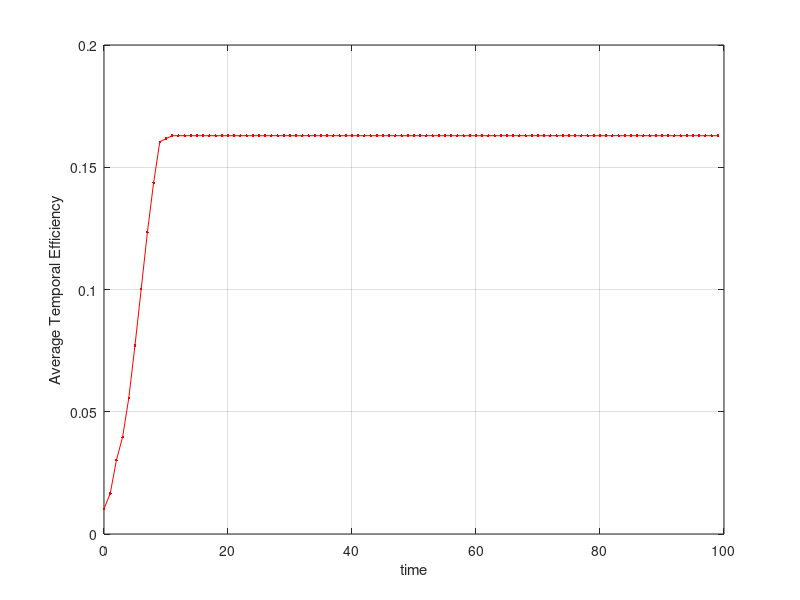

The MATLAB script that drew this image:
%  read labels and x-y data
load ErdosRenyiTimeDepandances_100.dat;     %  read data into the my_xy matrix
Time = ErdosRenyiTimeDepandances_100(:,1);     %  copy first column of my_xy into x
Eff = ErdosRenyiTimeDepandances_100(:,2);     %  and second column into y


plot(Time,Eff,'r.-');
xlabel('time');           % add axis labels and plot title
ylabel('Average Temporal Efficiency');

%set(gca,'gridlinestyle','- -')
grid on;
%legend('Simulation N = 100','Theoretical N = 100','Simulation N = 1000','Theoretical N = 1000');

%title('Mean monthly precipitation at Portland International Airport');
%plot(Prob,EffSim,'bx-',Prob,EffTheor,'ro-');     %  plot precip vs. month with circles
